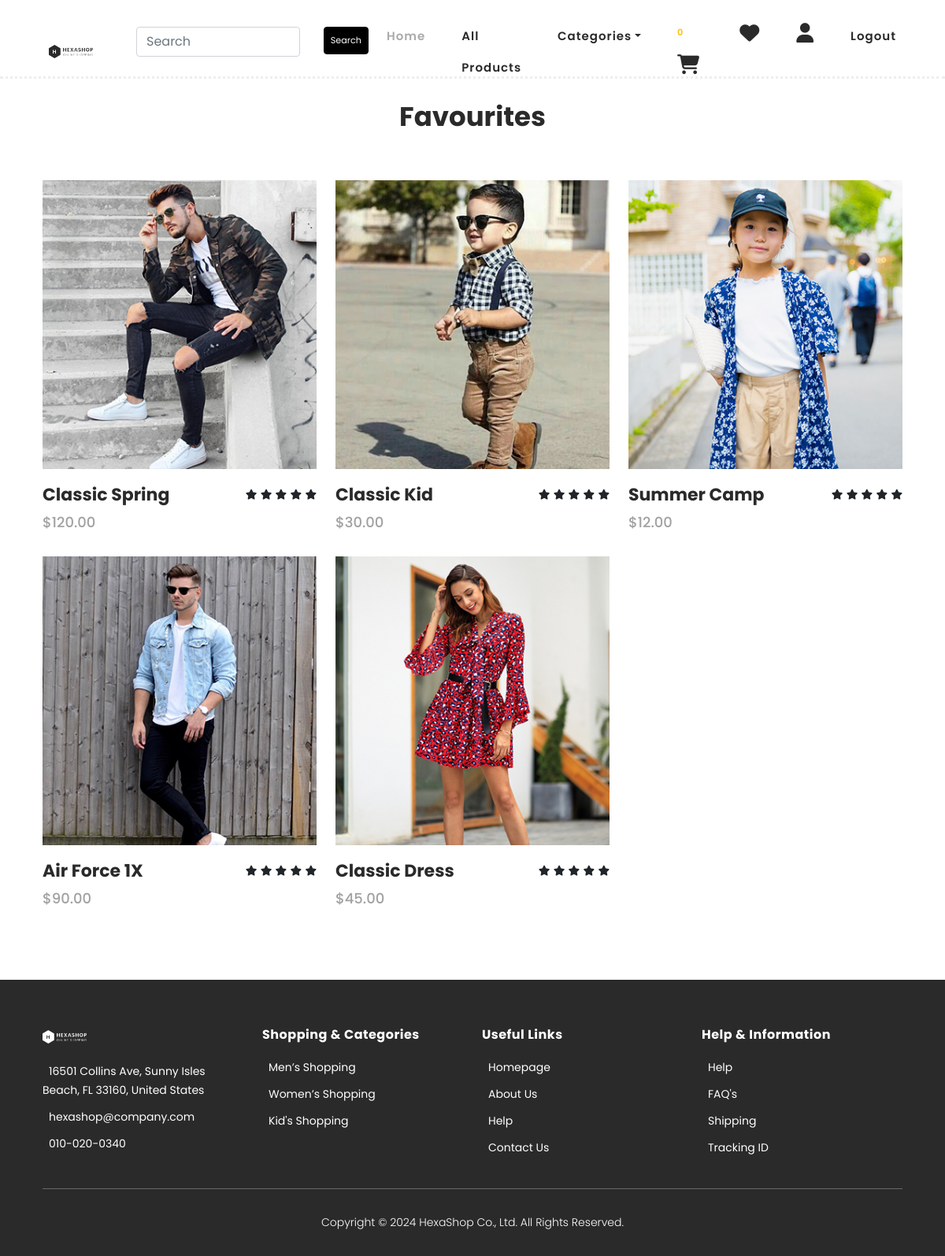
Screenshot of /fav_view (signed in) with the database file from the repository.
### ecommerce/models.py (models this page shows, shortened)
class Favo(models.Model):
    user = models.ForeignKey(User, on_delete=models.CASCADE, default=1)
    item=models.ForeignKey(Product,on_delete=models.CASCADE)

class Product(models.Model):
    name=models.CharField(max_length=20)
    desc=models.TextField()
    image=models.ImageField(upload_to="images/product",null=True,blank=True)
    image1=models.ImageField(upload_to="images/product",null=True,blank=True)
    price=models.DecimalField(max_digits=10,decimal_places=2)
    category=models.ForeignKey(Category,on_delete=models.CASCADE)
    stock=models.IntegerField()
    available=models.BooleanField(default=True)
    created=models.DateTimeField(auto_now_add=True)
    updated=models.DateTimeField(auto_now=True)

### ecommerce/views.py (the view)
# urls.py: path('fav_view',views.favor_view,name="fav_view"),
@login_required
def favor_view(request):
    f=Favo.objects.filter(user=request.user)
    return render(request, 'favo.html',{'f':f})

### cart/context_processors.py (called while the page is built)
def total(request):
    item_count=0
    u=request.user
    try:
        cart=Cart.objects.filter(user=u)
        for i in cart:
            item_count+=i.quantity
    except:
        item_count=0
    return {'count':item_count}

### ecommerce/context_processors.py (called while the page is built)
def menu_links(request):
    c=Category.objects.all()
    return{'links':c}

### templates/favo.html (shortened to what this page needs)
{%extends 'base.html'%}
{%load static%}
{%block content%}
    <section class="section" id="products">
        <div class="container">
            <div class="row">
                <div class="col-lg-12 mt-5">
                    <div class="section-heading">
                        <h2>Favourites</h2>
                    </div>
                </div>
            </div>
        </div>
        <div class="container">
            <div class="row">
                {%for i in f%}
                <div class="col-lg-4">
                    <div class="item">
                        <div class="thumb">
                            <img src="{{i.item.image.url}}" alt="">
                        </div>
                        <div class="down-content">
                            <h4>{{i.item.name}}</h4>
                            <span>${{i.item.price}}</span>
                            <ul class="stars">
                                <li><i class="fa fa-star"></i></li>
                                <li><i class="fa fa-star"></i></li>
                                <li><i class="fa fa-star"></i></li>
                                <li><i class="fa fa-star"></i></li>
                                <li><i class="fa fa-star"></i></li>
                            </ul>
                        </div>
                    </div>
                </div>
                {%endfor%}
    </section>
    {%endblock%}

### static/css/shop.css (style rules this page uses)
html, body, div, span, applet, object, iframe, h1, h2, h3, h4, h5, h6, p, blockquote, div pre, a, abbr, acronym, address, big, cite, code, del, dfn, em, font, img, ins, kbd, q, s, samp, small, strike, strong, sub, sup, tt, var, b, u, i, center, dl, dt, dd, ol, ul, li, figure, header, nav, section, article, aside, footer, figcaption { margin: 0; padding: 0; border: 0; outline: 0; }
ul, li { padding: 0; margin: 0; list-style: none; }
header, nav, section, article, aside, footer, hgroup { display: block; }
* { box-sizing: border-box; }
html, body { font-family: 'Poppins', sans-serif; font-weight: 400; background-color: #fff; font-size: 16px; -ms-text-size-adjust: 100%; -webkit-font-smoothing: antialiased; -moz-osx-font-smoothing: grayscale; }
h1, h2, h3, h4, h5, h6 { margin-top: 0px; margin-bottom: 0px; }
ul { margin-bottom: 0px; }
html, body { background: #fff; font-family: 'Poppins', sans-serif; }
.section-heading h2 { font-size: 34px; font-weight: 700; color: #2a2a2a; }
#products .section-heading { text-align: center; margin-bottom: 60px; margin-top: 80px; }
#products .item { margin-bottom: 30px; }
#products .item .thumb img { width: 100%; overflow: hidden; }
#products .item .down-content { padding-top: 20px; position: relative; z-index: 3; background-color: #fff; }
#products .item .down-content h4 { font-size: 22px; color: #2a2a2a; font-weight: 700; margin-bottom: 8px; }
#products .item .down-content span { font-size: 18px; color: #a1a1a1; font-weight: 500; display: block; }
#products .item .down-content ul.stars { position: absolute; right: 0; top: 20px; }
#products .item .down-content ul.stars li { display: inline; font-size: 13px; }
#products .item .thumb { position: relative; }

### static/css/cartview.css (style rules this page uses)
.row { margin: 0; }
img { width: 3.5rem; }

### rows the page displays
Favo: item.image (picture), item.name "Classic Spring", item.price "120.00"
Favo: item.image (picture), item.name "Classic Kid", item.price "30.00"
Favo: item.image (picture), item.name "Summer Camp", item.price "12.00"
Favo: item.image (picture), item.name "Air Force 1X", item.price "90.00"
Favo: item.image (picture), item.name "Classic Dress", item.price "45.00"

### other values shown
{{ count }} "0"
